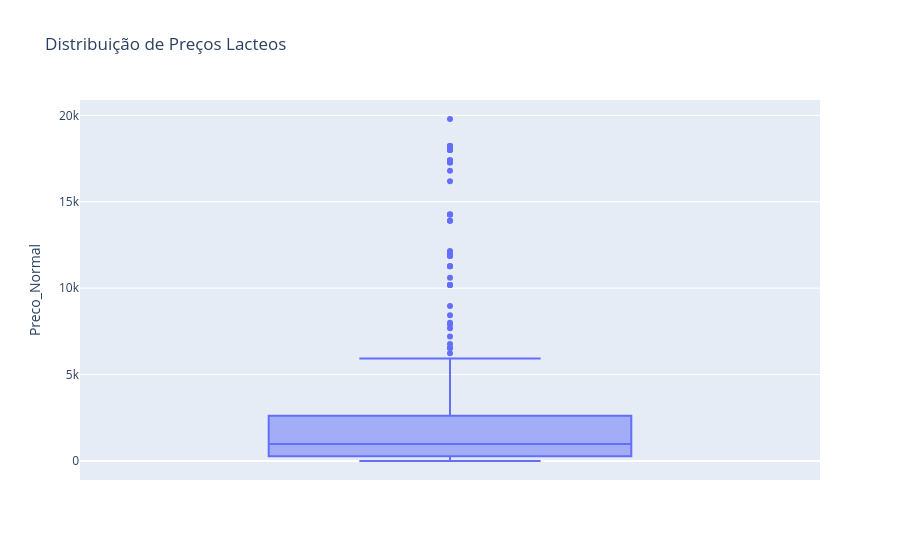

The cell this chart's notebook holds for it:
### Markdown cell above
### Analisando a distribuição do Preco_Normal para a categoria com maior desvio padrão.

Como informado anteriormente, o maior desvio padrão foi identificado na categoria `lacteos` onde podemos ver no gráfico a seguir uma quantidade elevada de outliers

### Code cell
#Seu código aqui
fig = px.box(df.loc[df['Categoria'] == 'lacteos'], y='Preco_Normal', title='Distribuição de Preços Lacteos')
fig.show()

### Figure 1 — Plotly figure (JSON) as saved in the notebook; plotly's stock layout.template omitted (floating-point values rounded to 4 significant figures; data arrays with more than 128 entries replaced by an {"elided": "..."} marker saying what was removed)
{"data": [{"alignmentgroup": "True", "hovertemplate": "Preco_Normal=%{y}<extra></extra>", "legendgroup": "", "marker": {"color": "#636efa"}, "name": "", "notched": false, "offsetgroup": "", "orientation": "v", "showlegend": false, "type": "box", "x0": " ", "xaxis": "x", "y": {"elided": "447 int values"}, "y0": " ", "yaxis": "y"}], "layout": {"boxmode": "group", "legend": {"tracegroupgap": 0}, "title": {"text": "Distribuição de Preços Lacteos"}, "xaxis": {"anchor": "y", "domain": [0, 1]}, "yaxis": {"anchor": "x", "domain": [0, 1], "title": {"text": "Preco_Normal"}}}}
